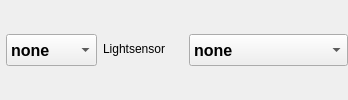
            <widget class="QWidget" name="horizontalWidget" native="true">
             <property name="sizePolicy">
              <sizepolicy hsizetype="Expanding" vsizetype="Fixed">
               <horstretch>0</horstretch>
               <verstretch>0</verstretch>
              </sizepolicy>
             </property>
             <layout class="QHBoxLayout" name="horizontalLayout_35">
              <property name="leftMargin">
               <number>0</number>
              </property>
              <property name="topMargin">
               <number>0</number>
              </property>
              <property name="rightMargin">
               <number>0</number>
              </property>
              <property name="bottomMargin">
               <number>0</number>
              </property>
              <item>
               <widget class="QWidget" name="formWidget" native="true">
                <property name="sizePolicy">
                 <sizepolicy hsizetype="Expanding" vsizetype="Fixed">
                  <horstretch>0</horstretch>
                  <verstretch>0</verstretch>
                 </sizepolicy>
                </property>
                <layout class="QFormLayout" name="formLayout_34">
                 <property name="leftMargin">
                  <number>0</number>
                 </property>
                 <property name="topMargin">
                  <number>0</number>
                 </property>
                 <property name="rightMargin">
                  <number>0</number>
                 </property>
                 <property name="bottomMargin">
                  <number>0</number>
                 </property>
                 <item row="0" column="1">
                  <widget class="QComboBox" name="comboBoxBluetooth">
                   <property name="sizePolicy">
                    <sizepolicy hsizetype="Expanding" vsizetype="Fixed">
                     <horstretch>0</horstretch>
                     <verstretch>0</verstretch>
                    </sizepolicy>
                   </property>
                   <property name="minimumSize">
                    <size>
                     <width>0</width>
                     <height>32</height>
                    </size>
                   </property>
                   <property name="maximumSize">
                    <size>
                     <width>16777215</width>
                     <height>32</height>
                    </size>
                   </property>
                   <property name="font">
                    <font>
                     <pointsize>12</pointsize>
                     <weight>75</weight>
                     <bold>true</bold>
                    </font>
                   </property>
                   <property name="styleSheet">
                    <string notr="true">QScrollBar { 
	width: 40px;
	background-color: rgba(85, 87, 83, 0.7);
}
QComboBox::item {
	padding-top: 6px;
	padding-bottom: 6px;
	height: 32px;
	min-height: 32px;
}
QComboBox::item:selected {
	background-color: rgb(78, 154, 6);
	padding-top: 6px;
	padding-bottom: 6px;
	height: 32px;
	min-height: 32px;
}</string>
                   </property>
                   <item>
                    <property name="text">
                     <string>none</string>
                    </property>
                   </item>
                   <item>
                    <property name="text">
                     <string>builtin</string>
                    </property>
                   </item>
                   <item>
                    <property name="text">
                     <string>external</string>
                    </property>
                   </item>
                  </widget>
                 </item>
                </layout>
               </widget>
              </item>
              <item>
               <widget class="QWidget" name="formWidget_2" native="true">
                <property name="sizePolicy">
                 <sizepolicy hsizetype="Expanding" vsizetype="Fixed">
                  <horstretch>0</horstretch>
                  <verstretch>0</verstretch>
                 </sizepolicy>
                </property>
                <layout class="QFormLayout" name="formLayout_35">
                 <property name="leftMargin">
                  <number>0</number>
                 </property>
                 <property name="topMargin">
                  <number>0</number>
                 </property>
                 <property name="rightMargin">
                  <number>0</number>
                 </property>
                 <property name="bottomMargin">
                  <number>0</number>
                 </property>
                 <item row="0" column="1">
                  <widget class="QComboBox" name="comboBoxLS">
                   <property name="sizePolicy">
                    <sizepolicy hsizetype="Expanding" vsizetype="Fixed">
                     <horstretch>0</horstretch>
                     <verstretch>0</verstretch>
                    </sizepolicy>
                   </property>
                   <property name="minimumSize">
                    <size>
                     <width>0</width>
                     <height>32</height>
                    </size>
                   </property>
                   <property name="maximumSize">
                    <size>
                     <width>16777215</width>
                     <height>32</height>
                    </size>
                   </property>
                   <property name="font">
                    <font>
                     <pointsize>12</pointsize>
                     <weight>75</weight>
                     <bold>true</bold>
                    </font>
                   </property>
                   <property name="styleSheet">
                    <string notr="true">QScrollBar { 
	width: 40px;
	background-color: rgba(85, 87, 83, 0.7);
}
QComboBox::item {
	padding-top: 6px;
	padding-bottom: 6px;
	height: 32px;
	min-height: 32px;
}
QComboBox::item:selected {
	background-color: rgb(78, 154, 6);
	padding-top: 6px;
	padding-bottom: 6px;
	height: 32px;
	min-height: 32px;
}</string>
                   </property>
                   <item>
                    <property name="text">
                     <string>none</string>
                    </property>
                   </item>
                   <item>
                    <property name="text">
                     <string>enabled (tsl2561)</string>
                    </property>
                   </item>
                  </widget>
                 </item>
                 <item row="0" column="0">
                  <widget class="QLabel" name="labelHardwareLS">
                   <property name="sizePolicy">
                    <sizepolicy hsizetype="Fixed" vsizetype="Fixed">
                     <horstretch>0</horstretch>
                     <verstretch>0</verstretch>
                    </sizepolicy>
                   </property>
                   <property name="minimumSize">
                    <size>
                     <width>80</width>
                     <height>30</height>
                    </size>
                   </property>
                   <property name="maximumSize">
                    <size>
                     <width>80</width>
                     <height>30</height>
                    </size>
                   </property>
                   <property name="text">
                    <string>Lightsensor</string>
                   </property>
                  </widget>
                 </item>
                </layout>
               </widget>
              </item>
             </layout>
            </widget>
